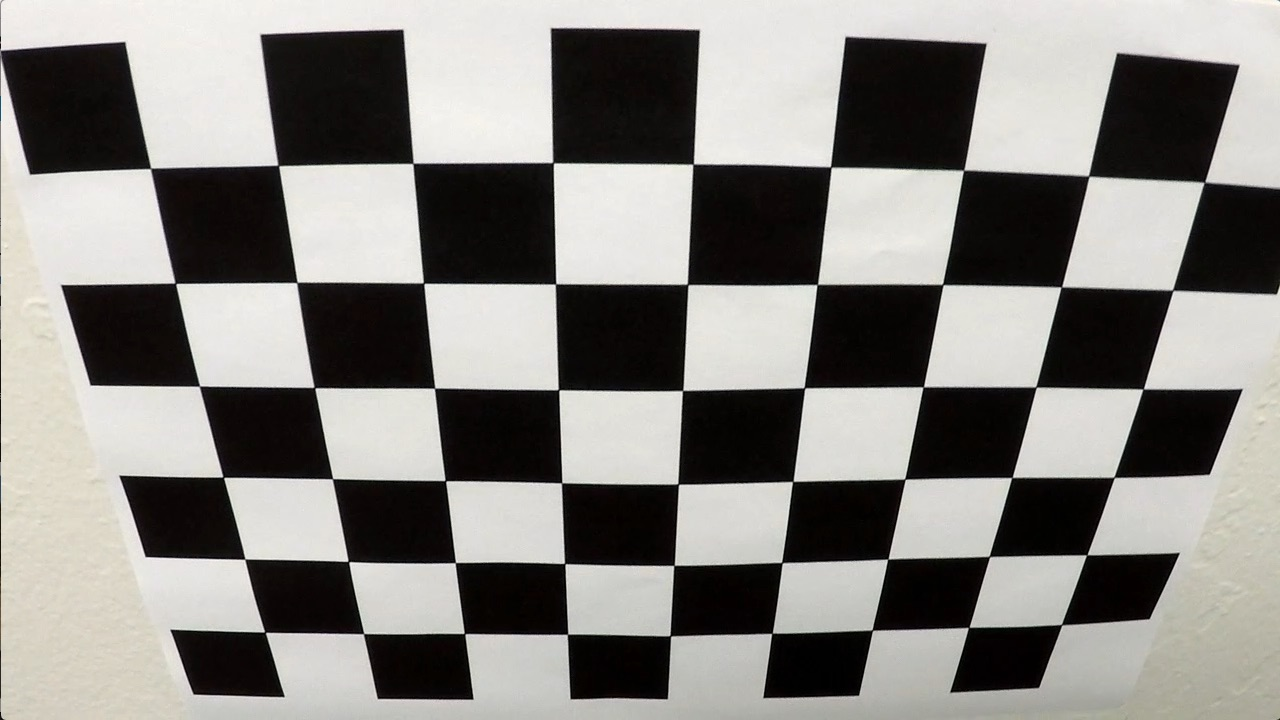
#> input picture CarND-Advanced-Lane-Lines/camera_cal/calibration2.jpg, 1280 x 720 px
$ jupyter execute camera_calibration.ipynb   (shell and % lines are left out)   (older library calls are emulated)
#> lines starting #> are read from the running program, lines starting #| are printed output that depends on the picture; after the words box and inside, x2 and y2 are one past the last pixel; in counts of white or black regions, pixels touching at a corner belong together
### CarND-Advanced-Lane-Lines/helper_functions.py
import cv2
import numpy as np

def undistortImage(img, mtx, dist):
   #Undistort the image
   undist = cv2.undistort(img, mtx, dist, None, mtx)
   return undist

# [66 lines left out: functions warpImage, unwarpImage, absSobelThresh, magThresh, dirThreshold, combinedThreshold, not called in this run]

def getColorFilter(image, thresh_low, thresh_high):
   filtered_image = cv2.inRange(image, thresh_low, thresh_high)
   return filtered_image

### CarND-Advanced-Lane-Lines/camera_calibration.ipynb
# Self-Driving Car Engineer Nanodegree

## Project: **Camera Calibration**

## Import Packages

[cell 1]
#importing some useful packages
import matplotlib.pyplot as plt
import matplotlib.image as mpimg
import numpy as np
import cv2
import glob
import pickle

from helper_functions import undistortImage

## Read in an Image

[cell 2]
#reading in an image
image = mpimg.imread('camera_cal/calibration2.jpg')
#> image is the input picture: shape (720, 1280, 3); mean R, G, B 134.4, 132.4, 128.5
image_shape_without_channel = (image.shape[0], image.shape[1])
#> image_shape_without_channel = (720, 1280)

#printing out some stats and plotting
print('This image is:', type(image), 'with dimensions:', image.shape)
#| This image is: <class 'numpy.ndarray'> with dimensions: (720, 1280, 3)
plt.imshow(image)  # if you wanted to show a single color channel image called 'gray', for example, call as plt.imshow(gray, cmap='gray')

## Finding and drawing chessboard corners

[cell 3]
# Prepare object points
nx = 9 # Number of inside corners in x
ny = 6 # Number of inside corners in y

# Arrays tostore object points and image points from all the images
objpoints = [] # 3D points in real worl space
imgpoints = [] # 2D points in image plane

# Prepare object points, like (0,0,0), (1,0,0), (2,0,0), ..., (8,5,0)
objp = np.zeros((nx*ny,3), np.float32)
#print(objp)
objp[:,:2] = np.mgrid[0:nx, 0:ny].T.reshape(-1, 2) # x, y coordinates
#print(objp)

# Make a list of calibration images
images = glob.glob('camera_cal/calibration*.jpg')
#print(images)
image_num = 0
fig = plt.figure(figsize=(15, 8))
for fname in images:
    # Read in each image
    img = cv2.imread(fname)
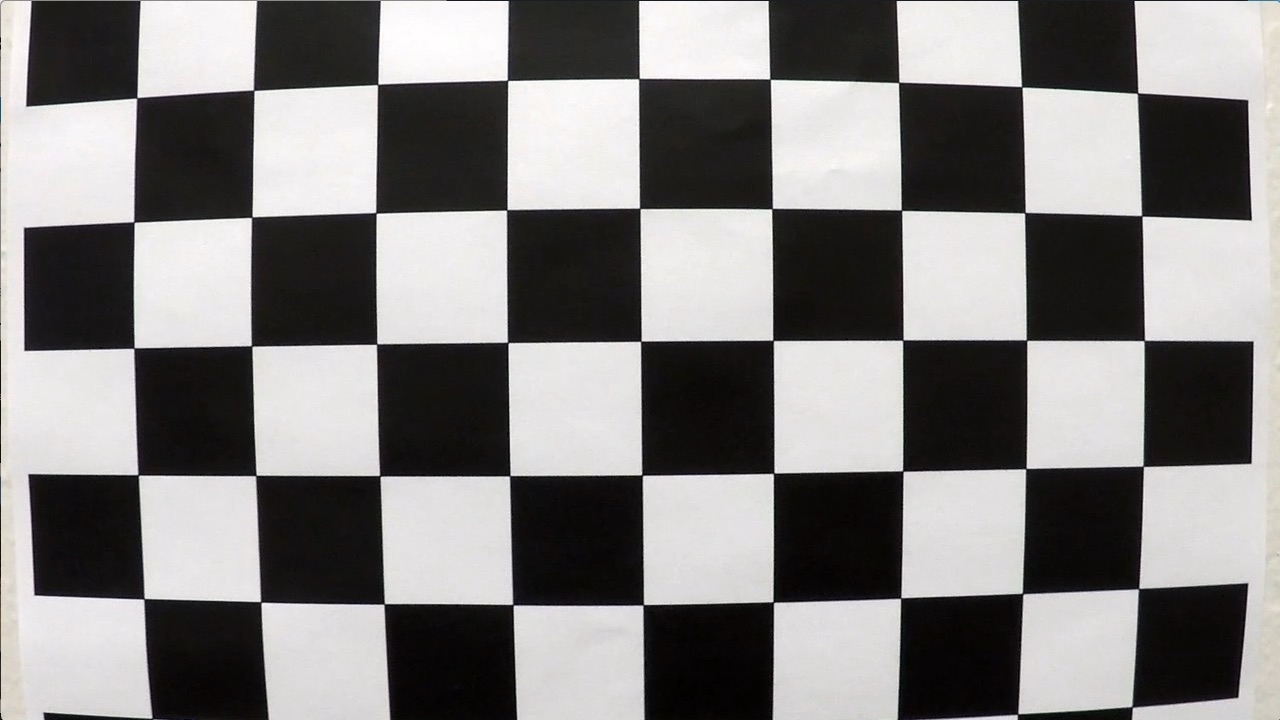
#> input picture CarND-Advanced-Lane-Lines/camera_cal/calibration1.jpg, 1280 x 720 px
#> img is the input picture: shape (720, 1280, 3); mean B, G, R 127.8, 128.4, 130.1
    image_num += 1

    # Convert to grayscale
    gray = cv2.cvtColor(img, cv2.COLOR_BGR2GRAY)

    # Find the chessboard corners
    ret, corners = cv2.findChessboardCorners(gray, (nx, ny), None)
#> ret = False; corners = None

    # If found, draw corners
    plt.subplot(4,5, image_num)
    if True == ret:
        imgpoints.append(corners)
        objpoints.append(objp)

        # Draw and display corners
        cv2.drawChessboardCorners(img, (nx, ny), corners, ret)
        plt.imshow(img)
    else: # Without else, there will be empty slot in the image plot
        plt.imshow(img)
    plt.axis('off')
#> pass 2 of the loop `for fname in images:`:
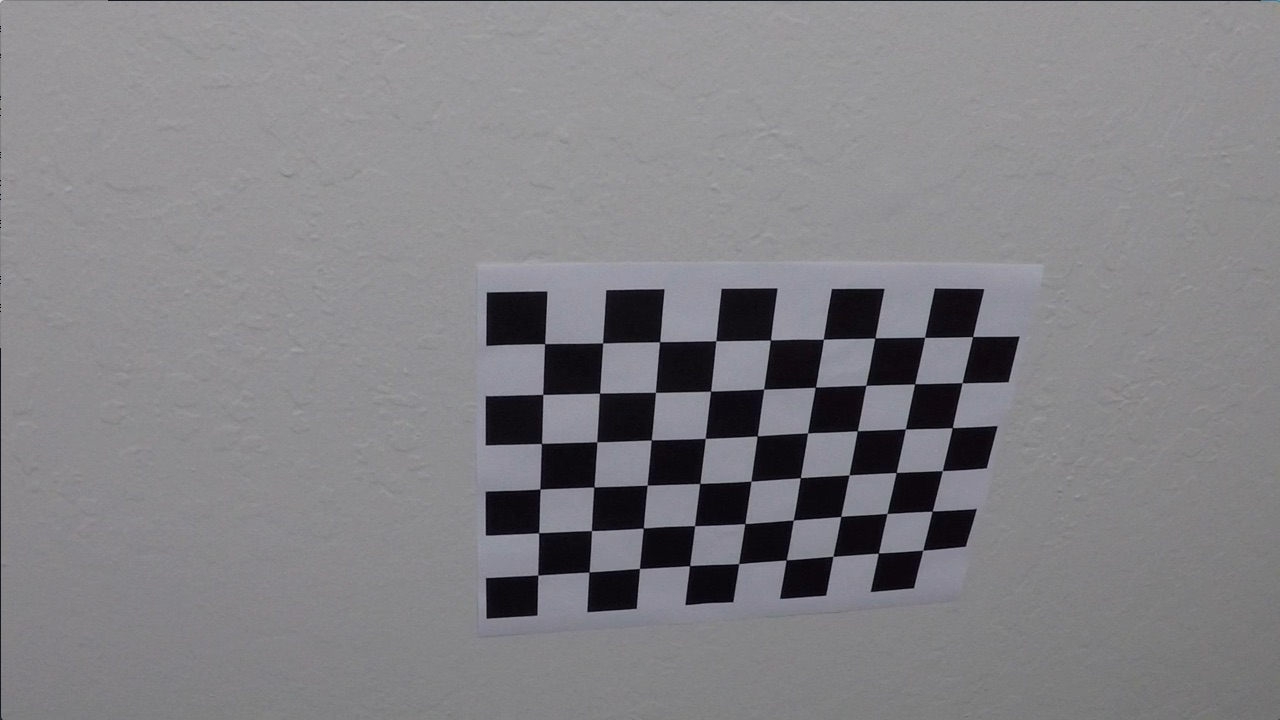
#> input picture CarND-Advanced-Lane-Lines/camera_cal/calibration10.jpg, 1280 x 720 px
#> img is the input picture: shape (720, 1280, 3); mean B, G, R 133.1, 129.4, 130.2
#> ret = True; corners = 54 rows, first 8: [545.3, 343.1], [602.7, 342.8], [660.1, 341.3], [715.8, 340.7], [770.6, 340], [823.5, 339.2], [874.3, 338.5], [925.1, 337.4]
#> `cv2.drawChessboardCorners(img, (nx, ny), corners, ret)`:
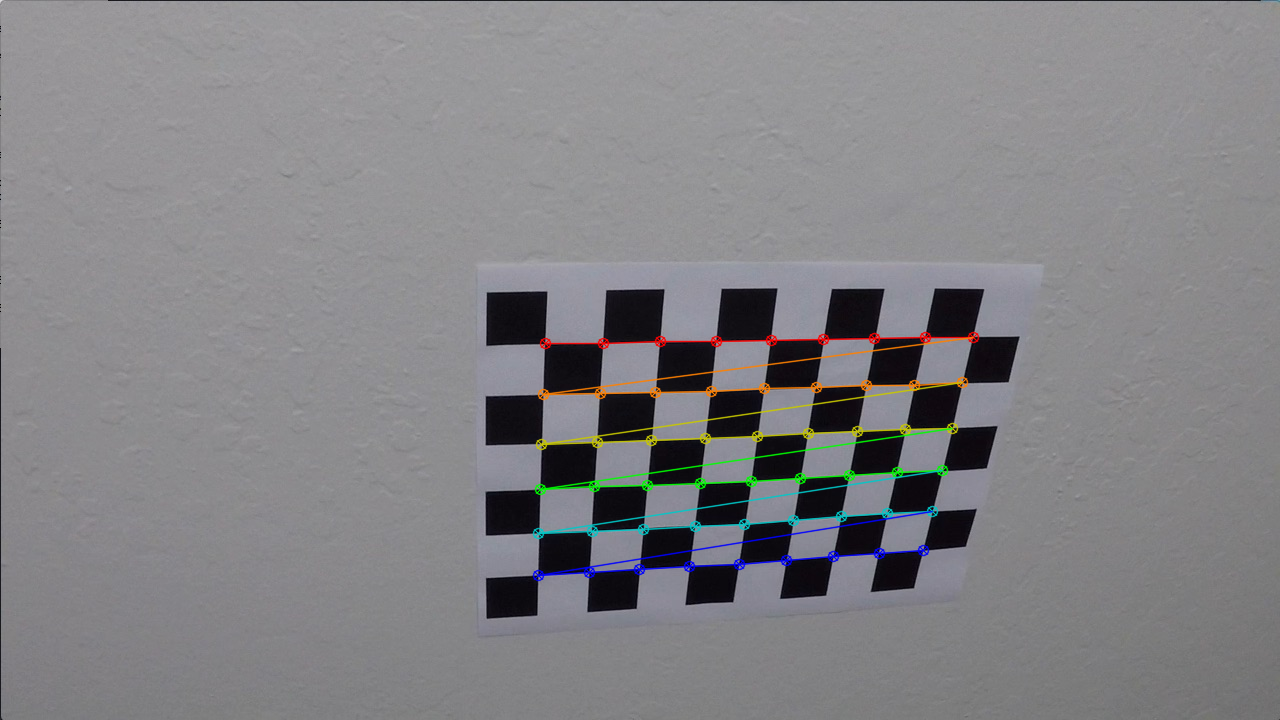
#> img: shape (720, 1280, 3); 1.91% of pixels changed, all inside (x1, y1, x2, y2) = (532, 331, 980, 582)
#> pass 3 of the loop `for fname in images:`:
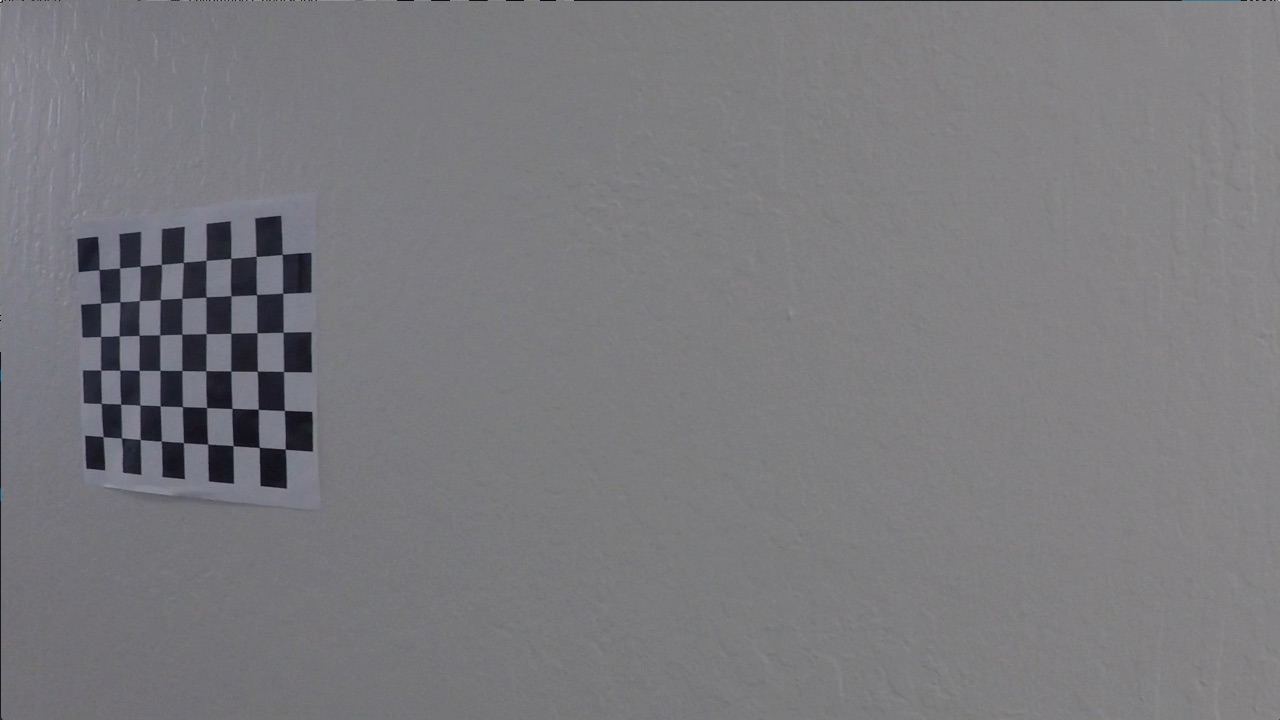
#> input picture CarND-Advanced-Lane-Lines/camera_cal/calibration11.jpg, 1280 x 720 px
#> img is the input picture: shape (720, 1280, 3); mean B, G, R 125.2, 121.7, 122.2
#> corners = 54 rows, first 8: [99.22, 269.6], [119.6, 268], [140.1, 266.1], [161.3, 264.5], [183.3, 262.5], [206.1, 260.3], [230.7, 258.2], [256.2, 256.3]
#> `cv2.drawChessboardCorners(img, (nx, ny), corners, ret)`:
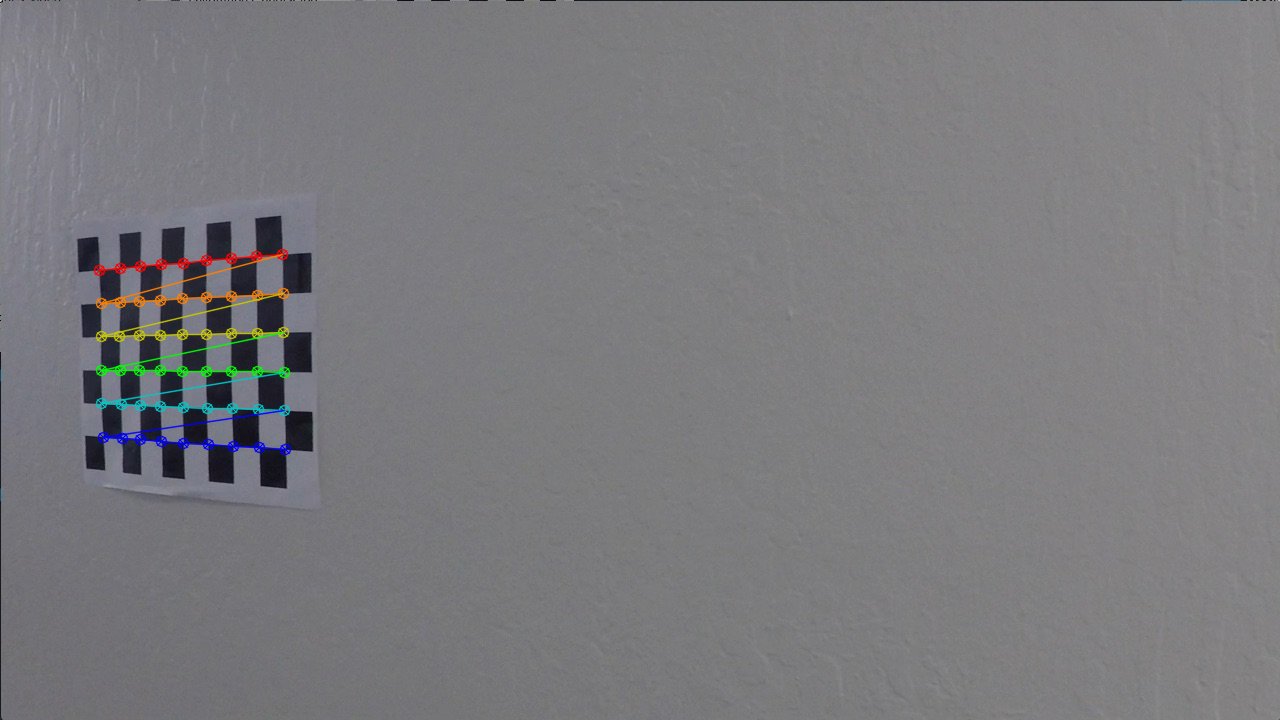
#> img: shape (720, 1280, 3); 1.11% of pixels changed, all inside (x1, y1, x2, y2) = (93, 248, 292, 456)
#> the loop made 4 passes; the first 3 are shown
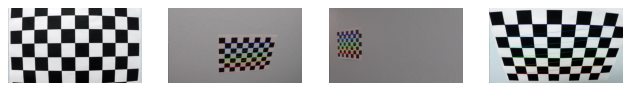
#> figure drawn by matplotlib, 4 panels; B, G, R data is drawn as R, G, B

## Calibrate the camera

[cell 4]
ret, mtx, dist, rvecs, tvecs = cv2.calibrateCamera(objpoints, imgpoints, image_shape_without_channel, None, None)

camera_params = [mtx, dist]
pickle.dump(camera_params, open("camera_params.pkl", "wb"))

## Testing: Undistort images

[cell 5]
# Load the saved camera parameters
data = pickle.load(open("camera_params.pkl", "rb"))
camera_mtx = data[0]
camera_dist = data[1]

[cell 6]
# Make a list of calibration images
images = glob.glob('camera_cal/calibration*.jpg')
#print(images)

for fname in images:
    plt.figure(figsize=(10, 5))

    # Read in each image
    img = cv2.imread(fname)
    plt.subplot(1,2,1)
    plt.imshow(img)
    plt.axis('off')

    # undistort the image
    undistorted = undistortImage(img, camera_mtx, camera_dist)
#> in undistortImage, `undist = cv2.undistort(img, mtx, dist, None, mtx)`:
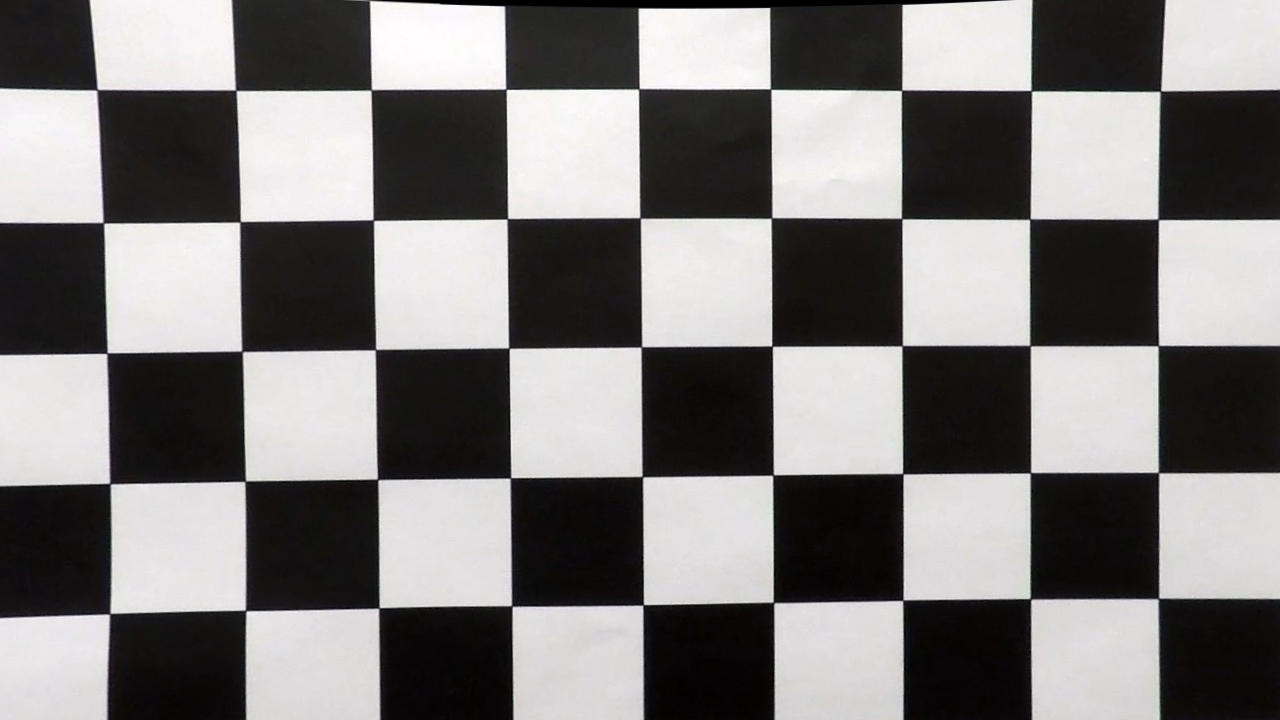
#> undist: shape (720, 1280, 3); mean B, G, R 123, 123.4, 125
    plt.subplot(1,2,2)
    plt.imshow(undistorted)
    plt.axis('off')
#> pass 2 of the loop `for fname in images:`:
#> in undistortImage (call 2), `undist = cv2.undistort(img, mtx, dist, None, mtx)`:
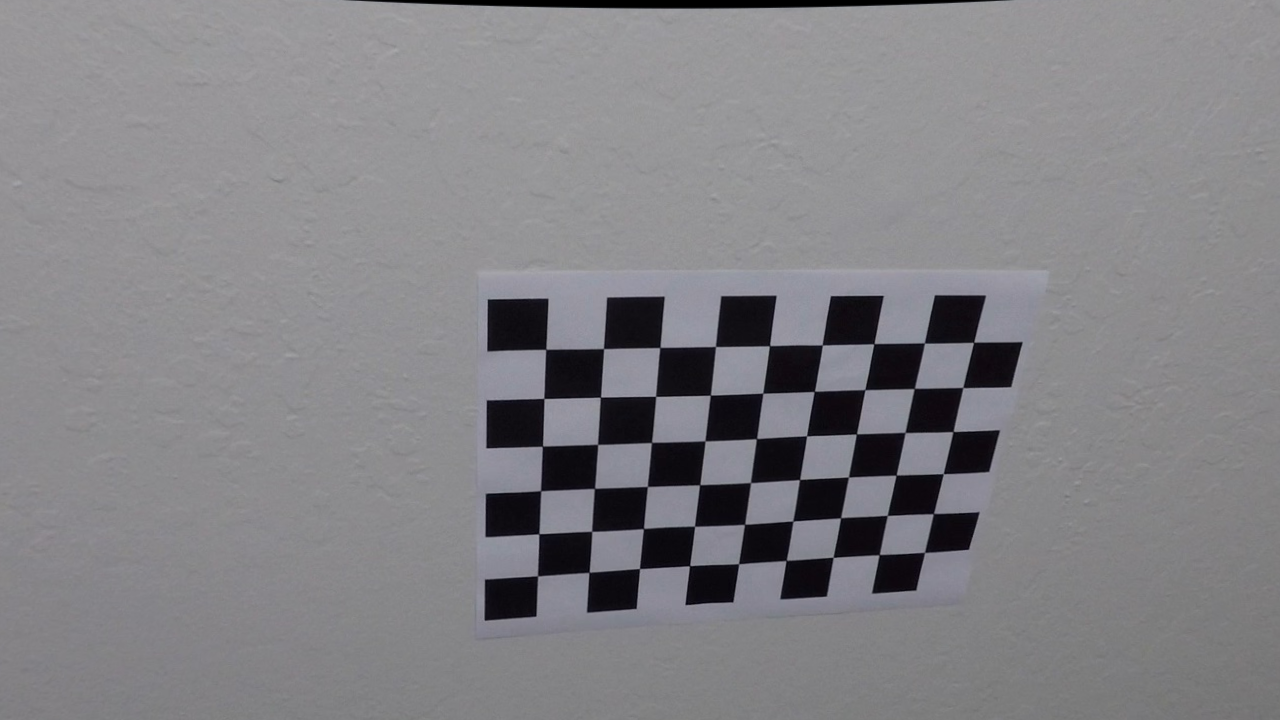
#> undist: shape (720, 1280, 3); mean B, G, R 133.2, 129.5, 130.4
#> pass 3 of the loop `for fname in images:`:
#> in undistortImage (call 3), `undist = cv2.undistort(img, mtx, dist, None, mtx)`:
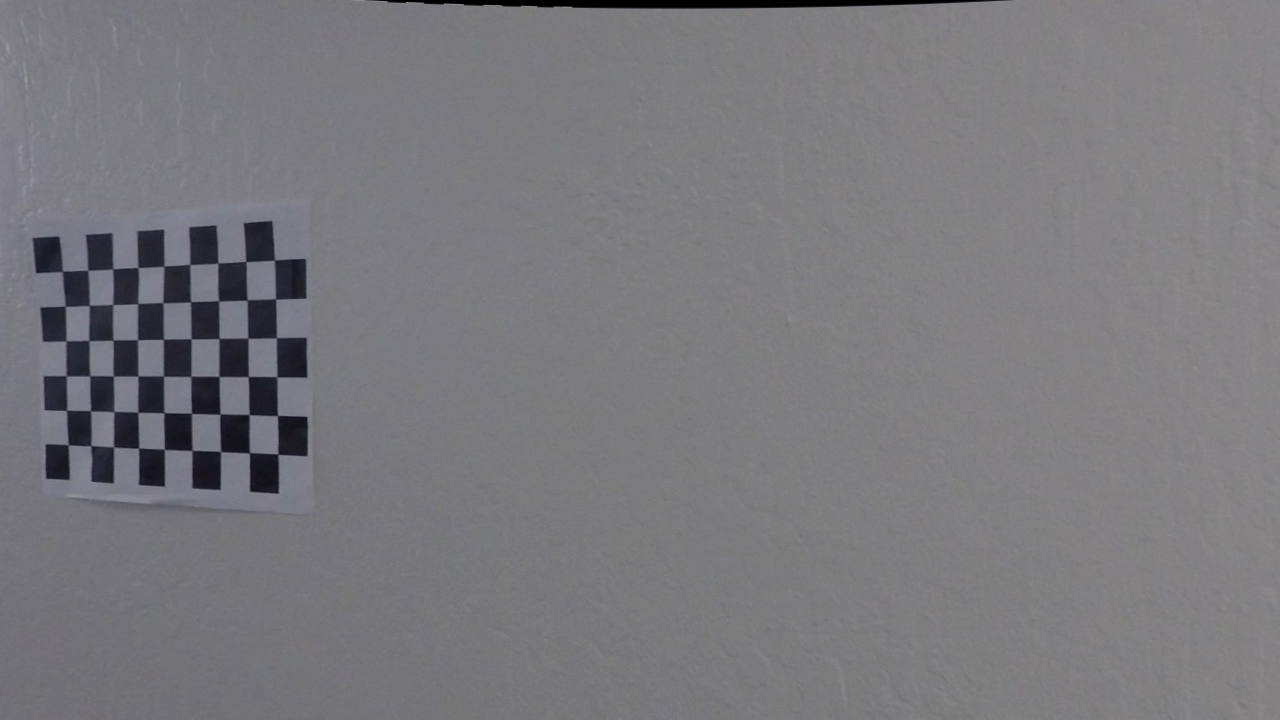
#> undist: shape (720, 1280, 3); mean B, G, R 124.3, 120.8, 121.3
#> the loop made 4 passes; the first 3 are shown
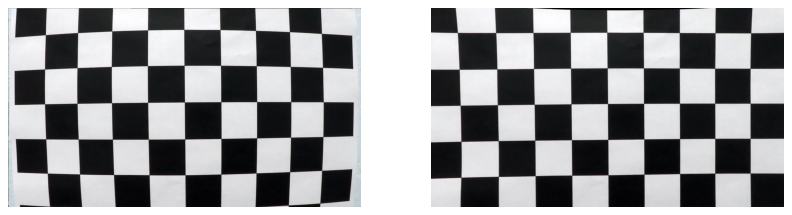
#> figure drawn by matplotlib, 2 panels; B, G, R data is drawn as R, G, B
#> figure, not shown here; B, G, R data is drawn as R, G, B
#> figure, not shown here; B, G, R data is drawn as R, G, B
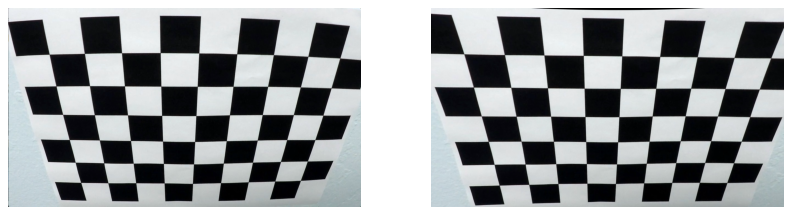
#> figure drawn by matplotlib, 2 panels; B, G, R data is drawn as R, G, B
